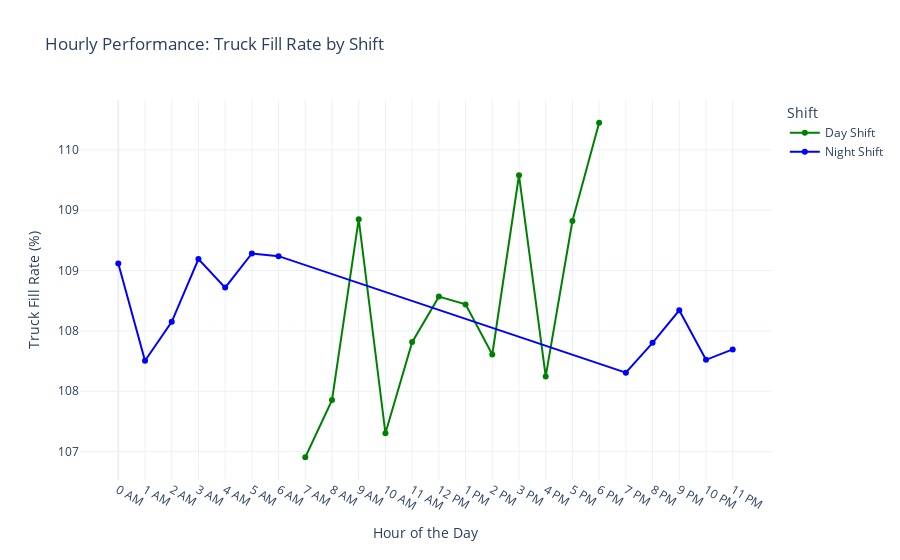

The code cell stored with this chart in its notebook:
### Code cell
import pandas as pd
import plotly.graph_objects as go

# Step 1: Read the CSV files and concatenate them into a single DataFrame
file_paths = [
    'Load DetailApril2023.csv',
    'Load DetailAugust2023.1-15.csv',
    'Load DetailSeptember2023.csv',
    'Load DetailAugust2023.16-31.csv',
    'Load DetailDecember1-15.2023.csv',
    'Load DetailDecember16-31.2023.csv',
    'Load DetailFebruary2023.csv',
    'Load DetailJanuary2023.csv',
    'Load DetailJuly2023.csv',
    'Load DetailJUNE2023.csv',
    'Load DetailMarch2023.csv',
    'Load DetailMay2023.csv',
    'Load DetailNovember1-15.2023.csv',
    'Load DetailNovember16-30.2023.csv'
]

# Read each CSV file and concatenate them
data = pd.concat([pd.read_csv(file) for file in file_paths])

# Convert 'Time Full' to datetime to extract the hour if needed
data['Time Full'] = pd.to_datetime(data['Time Full'])
data['Hour'] = data['Time Full'].dt.hour

# Drop rows where 'Truck Factor' or 'Tonnage' is zero or NaN
data = data[(data['Truck Factor'] != 0) & (data['Tonnage'] != 0)].dropna(subset=['Truck Factor', 'Tonnage'])

# Step 2: Calculate the Corrected Truck Fill Rate (%)
data['Truck Fill Rate (%)'] = (data['Truck Factor'] / data['Tonnage']) * 100

# Create a column for shifts
data['Shift'] = 'Day Shift'  # Initialize as Day Shift
data.loc[(data['Hour'] >= 19) | (data['Hour'] < 7), 'Shift'] = 'Night Shift'

# Step 3: Group by Hour and Shift and calculate mean corrected truck fill rate
hourly_performance = data.groupby(['Hour', 'Shift'])['Truck Fill Rate (%)'].mean().reset_index()

# Step 4: Visualize with Plotly
fig = go.Figure()

# Add the lines for Truck Fill Rate (%) for each shift
for shift in data['Shift'].unique():
    shift_data = hourly_performance[hourly_performance['Shift'] == shift]
    fig.add_trace(go.Scatter(x=shift_data['Hour'], 
                             y=shift_data['Truck Fill Rate (%)'], 
                             mode='lines+markers',
                             name=shift,
                             marker=dict(color='Green' if shift == 'Day Shift' else 'Blue')))

# Add layout details
fig.update_layout(title='Hourly Performance: Truck Fill Rate by Shift',
                  xaxis_title='Hour of the Day',
                  yaxis_title='Truck Fill Rate (%)',  # Display as percentage
                  yaxis_tickformat='.0f',  # Specify y-axis tick format as percentage without decimal places
                  legend_title='Shift',
                  template='plotly_white',
                  xaxis=dict(
                      tickvals=list(range(0, 24)),
                      ticktext=[f"{i} AM" if i < 12 else f"{i-12} PM" if i > 12 else "12 PM" for i in range(24)]
                  ))

# Show the figure
fig.show()

# Find the best and worst performing hours for each shift
best_hours = hourly_performance.groupby('Shift').apply(lambda x: x.nlargest(3, 'Truck Fill Rate (%)')).reset_index(drop=True)
worst_hours = hourly_performance.groupby('Shift').apply(lambda x: x.nsmallest(3, 'Truck Fill Rate (%)')).reset_index(drop=True)

# Generate analysis report
analysis_report = """
 Analysis Report:
----------------------

Key Findings:
1. Best Performing Hours:
{best_hours}

2. Worst Performing Hours:
{worst_hours}
"""

# Format best hours information
best_hours_info = ""
for shift, hours in best_hours.groupby('Shift'):
    best_hours_info += f"- {shift}:\n"
    for i, hour_data in hours.iterrows():
        best_hours_info += f"  - Hour {hour_data['Hour']}: {hour_data['Truck Fill Rate (%)']:.2f}%\n"
    best_hours_info += "\n"

# Format worst hours information
worst_hours_info = ""
for shift, hours in worst_hours.groupby('Shift'):
    worst_hours_info += f"- {shift}:\n"
    for i, hour_data in hours.iterrows():
        worst_hours_info += f"  - Hour {hour_data['Hour']}: {hour_data['Truck Fill Rate (%)']:.2f}%\n"
    worst_hours_info += "\n"

# Print the analysis report
print(analysis_report.format(best_hours=best_hours_info, worst_hours=worst_hours_info))

### Figure 1 — Plotly figure (JSON) as saved in the notebook; plotly's stock layout.template omitted (floating-point values rounded to 4 significant figures)
{"data": [{"marker": {"color": "Green"}, "mode": "lines+markers", "name": "Day Shift", "type": "scatter", "x": [7, 8, 9, 10, 11, 12, 13, 14, 15, 16, 17, 18], "y": [107.0, 107.4, 108.9, 107.2, 107.9, 108.3, 108.2, 107.8, 109.3, 107.6, 108.9, 109.7]}, {"marker": {"color": "Blue"}, "mode": "lines+markers", "name": "Night Shift", "type": "scatter", "x": [0, 1, 2, 3, 4, 5, 6, 19, 20, 21, 22, 23], "y": [108.6, 107.8, 108.1, 108.6, 108.4, 108.6, 108.6, 107.7, 107.9, 108.2, 107.8, 107.8]}], "layout": {"autosize": true, "legend": {"title": {"text": "Shift"}}, "title": {"text": "Hourly Performance: Truck Fill Rate by Shift"}, "xaxis": {"autorange": true, "range": [-1.412, 24.41], "ticktext": ["0 AM", "1 AM", "2 AM", "3 AM", "4 AM", "5 AM", "6 AM", "7 AM", "8 AM", "9 AM", "10 AM", "11 AM", "12 PM", "1 PM", "2 PM", "3 PM", "4 PM", "5 PM", "6 PM", "7 PM", "8 PM", "9 PM", "10 PM", "11 PM"], "tickvals": [0, 1, 2, 3, 4, 5, 6, 7, 8, 9, 10, 11, 12, 13, 14, 15, 16, 17, 18, 19, 20, 21, 22, 23], "title": {"text": "Hour of the Day"}, "type": "linear"}, "yaxis": {"autorange": true, "range": [106.7, 110.0], "tickformat": ".0f", "title": {"text": "Truck Fill Rate (%)"}, "type": "linear"}}}
